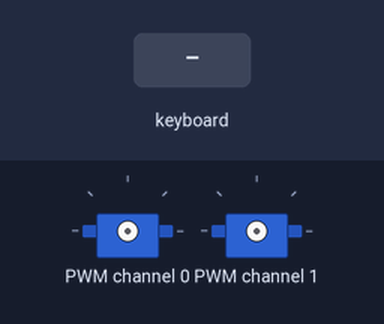
Bench run of a program on a simulated Raspberry Pi (BCM pin numbers). On the bench: 2 × servo. The test bench sets the inputs (shaded band). The full-screen text the program places in the terminal is not drawn; servo angles are drawn from the pulse width (0.5 ms = 0°, 2.5 ms = 180°).

Above: at 1.2 s.
1.3 s: key "s" typed on the keyboard
2.8 s: key up typed on the keyboard
Timing chart, 0 to 5.8 s (numbered marks = the images above; inputs shaded):
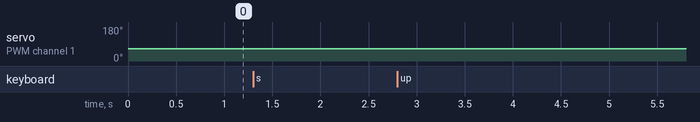

The program:

controltest.py
```python
# Helps to figure out Max and Min values for ESC
# Using Right and Left Arrow keys, one can figure out Max and Min turn values
# Using Up and Down Arrow keys, one can settle on a speed limits suitable for the future task.
# Modified from http://www.codehaven.co.uk/using-arrow-keys-with-inputs-python/ and
# https://www.raspberrypi.org/forums/viewtopic.php?t=46732#p368096
# Author: Udayan Kumar
from __future__ import division
import curses
import time
# Import the PCA9685 module.
import Adafruit_PCA9685


# Uncomment to enable debug output.
#import logging
#logging.basicConfig(level=logging.DEBUG)

# Initialise the PCA9685 using the default address (0x40).
pwm = Adafruit_PCA9685.PCA9685(address=0x40, busnum=0)

# Configure min and max servo pulse lengths
#TODO: adjust them for your car and motor
turn_servo_right = 360  # Min pulse length out of 4096
turn_servo_left = 200  # Max pulse length out of 4096

move_esc_back = 350  # Min pulse length out of 4096
move_esc_fwd = 50  # Max pulse length out of 4096

pulse_freq = 50
# Set frequency to 50hz, good for esc.
pwm.set_pwm_freq(pulse_freq)


def getCenter():
	return 280
def getStop():
	return 250

current_turn_position = getCenter()
current_movement = getStop()


# get the curses screen window
screen = curses.initscr()

# turn off input echoing
curses.noecho()

# respond to keys immediately (don't wait for enter)
curses.cbreak()

# map arrow keys to special values
screen.keypad(True)

# press s to stop
try:
    while True:
        char = screen.getch()
	screen.clear()
	move = False
        if char == ord('q'):
            break
        elif char == curses.KEY_RIGHT:
	    if current_turn_position > turn_servo_left:
		current_turn_position -= 1
		move = True
            screen.addstr(0, 0, 'right '+ str(current_turn_position) )
        elif char == curses.KEY_LEFT:
            # print doesn't work with curses, use addstr instead
	    if current_turn_position < turn_servo_right:
		current_turn_position += 1
		move = True
            screen.addstr(0, 0, 'left ' + str(current_turn_position) )
        elif char == curses.KEY_UP:
	    if current_movement > move_esc_fwd:
		current_movement -= 1
		move = True
            screen.addstr(0, 0, 'up   ' + str(current_movement))
        elif char == curses.KEY_DOWN:
	    if current_movement < move_esc_back:
		current_movement += 1
		move = True
            screen.addstr(0, 0, 'down    ' + str(current_movement))
	elif char == ord('s'):
	    # stop everything
	    current_movement = getStop()
	    current_turn_position  = getCenter()
            screen.addstr(0, 0, 'up    ' + str(current_movement) + ' and down ' + str(current_turn_position))
	    move = True

	if move:
		pwm.set_pwm(0, 0, current_turn_position)
		pwm.set_pwm(1, 0, current_movement)
finally:
    # shut down cleanly
    curses.nocbreak(); screen.keypad(0); curses.echo()
    curses.endwin()
```

Measured:
- after the input at 2.8 s, servo on PWM channel 1: 65° → 64° at once
